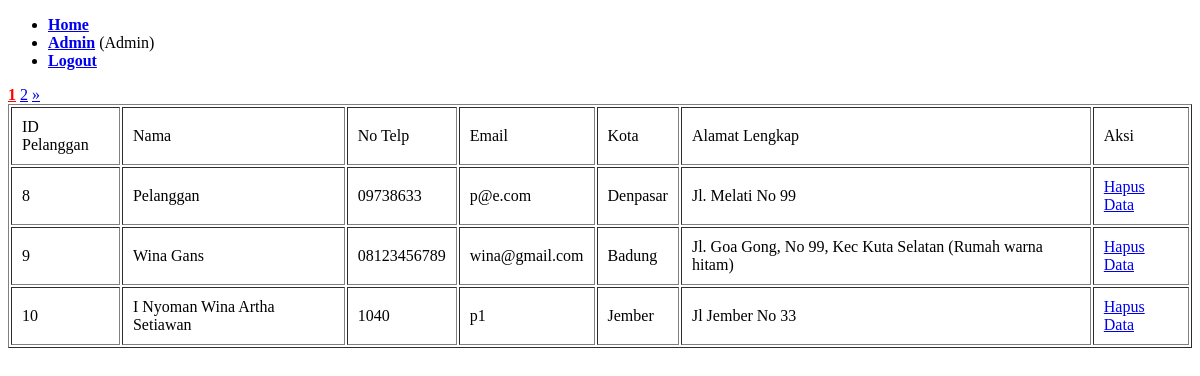
Page /list-pelanggan.php (signed in) on the earlier database version.
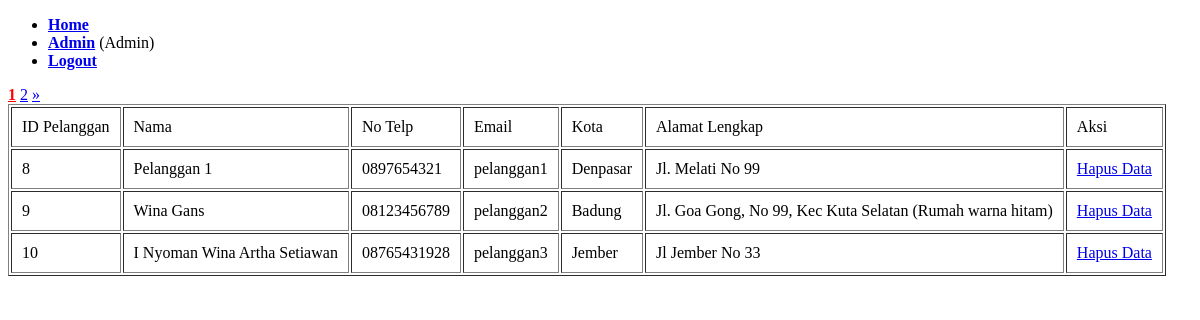
Same page on the later database version.
### tables this page shows
CREATE TABLE `pelanggan` (
  `id_pelanggan` int(11) NOT NULL,
  `nama` varchar(30) DEFAULT NULL,
  `email` varchar(30) DEFAULT NULL,
  `telp` varchar(13) DEFAULT NULL,
  `kota` varchar(20) DEFAULT NULL,
  `alamat` varchar(100) DEFAULT NULL,
  `password` varchar(255) DEFAULT NULL
);

### list-pelanggan.php (the view, shortened to what this page needs)
<?php
include 'connect-db.php';
$jumlahDataPerHalaman = 3;
$query = mysqli_query($connect,"SELECT * FROM pelanggan");
$jumlahData = mysqli_num_rows($query);
$jumlahHalaman = ceil($jumlahData / $jumlahDataPerHalaman);
if ( isset($_GET["page"])){
    $halamanAktif = $_GET["page"];
}else{
    $halamanAktif = 1;
}
$awalData = ( $jumlahDataPerHalaman * $halamanAktif ) - $jumlahDataPerHalaman;
$pelanggan = mysqli_query($connect,"SELECT * FROM pelanggan LIMIT $awalData, $jumlahDataPerHalaman");
?>
<!DOCTYPE html>
<html lang="en">
<head>
</head>
<body>
    <?php include 'header.php'; ?>
    <div id="body">
        <div id="halaman">
            <?php for( $i = 1; $i <= $jumlahHalaman; $i++ ) : ?>
                <?php if( $i == $halamanAktif ) : ?>
                    <a href="?page=<?= $i; ?>" style="font-weight: bold; color: red;"><?= $i; ?></a>
                <?php else : ?>
                    <a href="?page=<?= $i; ?>"><?= $i; ?></a>
                <?php endif; ?>
            <?php endfor; ?>
            <?php if( $halamanAktif < $jumlahHalaman ) : ?>
                <a href="?page=<?= $halamanAktif + 1; ?>">&raquo;</a>
            <?php endif; ?>
        </div>
        <table cellpadding=10 border=1>
            <tr>
                <td>ID Pelanggan</td>
                <td>Nama</td>
                <td>No Telp</td>
                <td>Email</td>
                <td>Kota</td>
                <td>Alamat Lengkap</td>
                <td>Aksi</td>
            </tr>
            <?php foreach ($pelanggan as $dataPelanggan) : ?>
            <tr>
                <td><?= $dataPelanggan["id_pelanggan"] ?></td>
                <td><?= $dataPelanggan["nama"] ?></td>
                <td><?= $dataPelanggan["telp"] ?></td>
                <td><?= $dataPelanggan["email"] ?></td>
                <td><?= $dataPelanggan["kota"] ?></td>
                <td><?= $dataPelanggan["alamat"] ?></td>
                <td><a href="hapus-pelanggan.php?id=<?= $dataPelanggan['id_pelanggan'] ?>">Hapus Data</a></td>
            </tr>
            <?php endforeach ?>
        </table>
    </div>
</body>
</html>

Differences in the rows shown:
changed pelanggan "Denpasar": nama "Pelanggan" → "Pelanggan 1"; telp "09738633" → "0897654321"; email "p@e.com" → "pelanggan1"
changed pelanggan "Wina Gans": email "wina@gmail.com" → "pelanggan2"
changed pelanggan "I Nyoman Wina Artha Setiawan": telp "1040" → "08765431928"; email "p1" → "pelanggan3"
